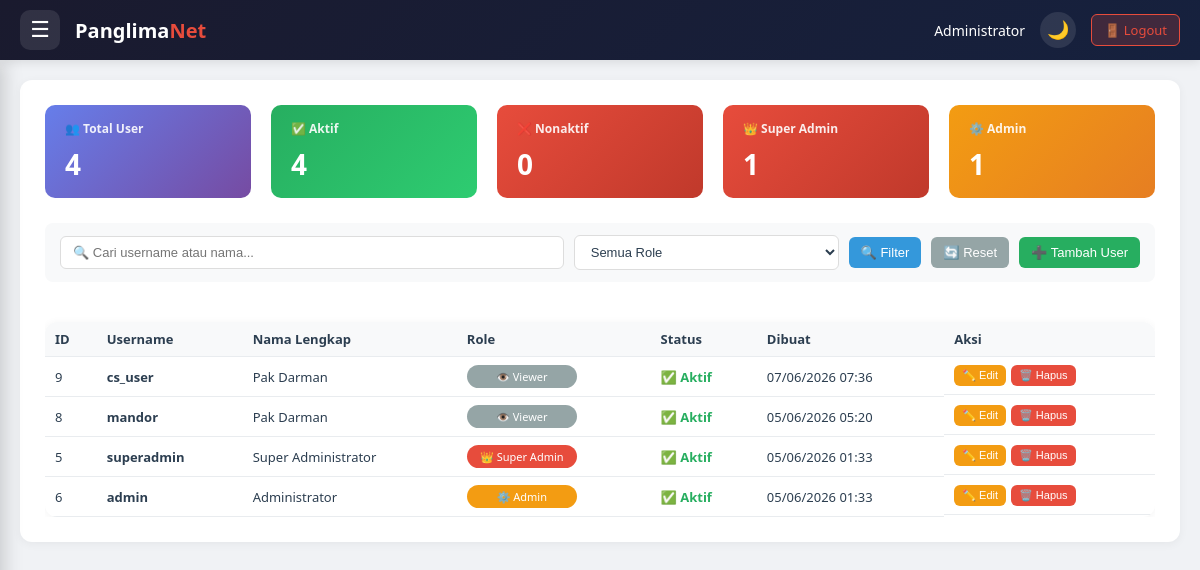
The app's page /index.php?page=manage_user (signed in) with its own data.
### tables this page shows
CREATE TABLE `users` (
  `id` int(11) NOT NULL,
  `username` varchar(50) NOT NULL,
  `password` varchar(255) NOT NULL,
  `full_name` varchar(100) NOT NULL,
  `role` varchar(50) NOT NULL,
  `is_active` tinyint(1) DEFAULT 1,
  `last_login` datetime DEFAULT NULL,
  `created_at` timestamp NOT NULL DEFAULT current_timestamp(),
  `updated_at` timestamp NOT NULL DEFAULT current_timestamp() ON UPDATE current_timestamp()
);

### index.php (called while the page is built, shortened)
<?php
include 'menu.php';
?>

### pages/manage_user.php (the view, shortened to what this page needs)
<?php
$page = isset($_GET['page_num']) ? max(1, intval($_GET['page_num'])) : 1;
$perPage = 10;
$offset = ($page - 1) * $perPage;
$search = isset($_GET['search']) ? trim($_GET['search']) : '';
$where = [];
$params = [];
$whereClause = $where ? "WHERE " . implode(" AND ", $where) : "";
$sql = "SELECT * FROM users $whereClause ORDER BY created_at DESC LIMIT $offset, $perPage";
$stmt = $pdo->prepare($sql);
$stmt->execute($params);
$users = $stmt->fetchAll(PDO::FETCH_ASSOC);
$stmtTotal = $pdo->query("SELECT COUNT(*) as total FROM users");
$totalUsers = $stmtTotal->fetch(PDO::FETCH_ASSOC)['total'];
$stats = [];
$statQuery = $pdo->query("SELECT role, COUNT(*) as count FROM users GROUP BY role");
while ($row = $statQuery->fetch(PDO::FETCH_ASSOC)) {
    $stats[$row['role']] = $row['count'];
}
$stmtActive = $pdo->query("SELECT COUNT(*) as total FROM users WHERE is_active = 1");
$activeUsers = $stmtActive->fetch(PDO::FETCH_ASSOC)['total'];
$stmtInactive = $pdo->query("SELECT COUNT(*) as total FROM users WHERE is_active = 0");
$inactiveUsers = $stmtInactive->fetch(PDO::FETCH_ASSOC)['total'];
?>
<!DOCTYPE html>
<html lang="id">
<head>
    <link rel="stylesheet" href="https://cdn.jsdelivr.net/npm/sweetalert2@11/dist/sweetalert2.min.css">
    <link rel="stylesheet" href="https://cdnjs.cloudflare.com/ajax/libs/font-awesome/6.4.0/css/all.min.css">
</head>
<body>
<div class="user-stats">
    <div class="stat-box">
        <h4>👥 Total User</h4>
        <div class="number"><?php echo number_format($totalUsers); ?></div>
    </div>
    <div class="stat-box" style="background: linear-gradient(135deg, #27ae60, #2ecc71);">
        <h4>✅ Aktif</h4>
        <div class="number"><?php echo number_format($activeUsers); ?></div>
    </div>
    <div class="stat-box" style="background: linear-gradient(135deg, #e74c3c, #c0392b);">
        <h4>❌ Nonaktif</h4>
        <div class="number"><?php echo number_format($inactiveUsers); ?></div>
    </div>
    <div class="stat-box" style="background: linear-gradient(135deg, #e74c3c, #c0392b);">
        <h4>👑 Super Admin</h4>
        <div class="number"><?php echo number_format($stats['super_admin'] ?? 0); ?></div>
    </div>
    <div class="stat-box" style="background: linear-gradient(135deg, #f39c12, #e67e22);">
        <h4>⚙️ Admin</h4>
        <div class="number"><?php echo number_format($stats['admin'] ?? 0); ?></div>
    </div>
</div>
<div class="filter-bar">
    <input type="text" id="searchInput" placeholder="🔍 Cari username atau nama..." value="<?php echo htmlspecialchars($search); ?>">
    <select id="roleFilter">
        <option value="">Semua Role</option>
    </select>
    <button class="btn-primary" onclick="applyFilter()">🔍 Filter</button>
    <button class="btn-secondary" onclick="resetFilter()">🔄 Reset</button>
    <button class="btn-success" onclick="openAddModal()">➕ Tambah User</button>
</div>
<div style="overflow-x: auto;">
    <table class="data-table">
        <thead>
            <tr>
                <th>ID</th>
                <th>Username</th>
                <th>Nama Lengkap</th>
                <th>Role</th>
                <th>Status</th>
                <th>Dibuat</th>
                <th>Aksi</th>
            </tr>
        </thead>
        <tbody>
            <?php if (count($users) > 0): ?>
                <?php foreach ($users as $user): ?>
                <tr id="user-row-<?php echo $user['id']; ?>">
                    <td><?php echo $user['id']; ?></td>
                    <td><strong><?php echo htmlspecialchars($user['username']); ?></strong></td>
                    <td><?php echo htmlspecialchars($user['full_name']); ?></td>
                    <td>
                        <span class="role-badge role-<?php echo $user['role']; ?>">
                            <?php
                            $role_labels = [
                                'super_admin' => '👑 Super Admin',
                                'admin' => '⚙️ Admin',
                                'cs' => '💬 CS User',
                                'viewer' => '👁️ Viewer'
                            ];
                            echo $role_labels[$user['role']] ?? $user['role'];
                            ?>
                        </span>
                    <td>
                        <span class="<?php echo ($user['is_active'] ?? 1) == 1 ? 'status-active' : 'status-inactive'; ?>">
                            <?php echo ($user['is_active'] ?? 1) == 1 ? '✅ Aktif' : '❌ Nonaktif'; ?>
                        </span>
                    <td><?php echo date('d/m/Y H:i', strtotime($user['created_at'])); ?></span>
                    <td class="action-buttons">
                        <button class="btn btn-warning btn-sm" onclick='editUser(<?php echo json_encode($user); ?>)'>✏️ Edit</button>
                        <button class="btn btn-danger btn-sm" onclick="confirmDelete(<?php echo $user['id']; ?>, '<?php echo htmlspecialchars($user['username']); ?>')">🗑️ Hapus</button>
                </tr>
                <?php endforeach; ?>
            <?php endif; ?>
        </tbody>
    </table>
</div>
</body>
</html>

### menu.php (style rules this page uses)
* { margin: 0; padding: 0; box-sizing: border-box; }
:root { --bg-body: #f0f2f5; --bg-header: linear-gradient(135deg, #1a1a2e 0%, #16213e 100%); --bg-menu: linear-gradient(180deg, #1a1a2e 0%, #16213e 100%); --bg-card: #ffffff; --text-primary: #2c3e50; --text-secondary: #666666; --border-color: #eeeeee; --table-header-bg: #f8f9fa; --table-row-hover: #f8f9fa; --btn-primary-bg: #3498db; --btn-primary-hover: #2980b9; --btn-danger-bg: #e74c3c; --btn-warning-bg: #f39c12; --modal-bg: #ffffff; --shadow-color: rgba(0,0,0,0.05); --menu-text: rgba(255,255,255,0.8); --menu-text-hover: white; --menu-active-bg: rgba(231,76,60,0.2); --header-text: white; }
body { font-family: 'Segoe UI', Tahoma, Geneva, Verdana, sans-serif; background: var(--bg-body); overflow-x: hidden; transition: background 0.3s ease; }
.data-table { width: 100%; border-collapse: collapse; margin-top: 20px; }
.data-table th, .data-table td { padding: 12px; text-align: left; border-bottom: 1px solid var(--border-color); color: var(--text-primary); }
.data-table th { background: var(--table-header-bg); font-weight: 600; color: var(--text-primary); }
.btn { padding: 8px 16px; border: none; border-radius: 6px; cursor: pointer; font-size: 13px; transition: all 0.3s; }
.btn-primary { background: var(--btn-primary-bg); color: white; }
.btn-danger { background: var(--btn-danger-bg); color: white; }
.btn-warning { background: var(--btn-warning-bg); color: white; }
.btn-sm { padding: 5px 10px; font-size: 12px; }
.filter-bar { margin-bottom: 20px; display: flex; gap: 10px; flex-wrap: wrap; }
.filter-bar input, .filter-bar select { padding: 10px; border: 1px solid var(--border-color); border-radius: 6px; flex: 1; min-width: 150px; background: var(--bg-card); color: var(--text-primary); }

### pages/manage_user.php (style rules this page uses)
* { box-sizing: border-box; }
.user-stats { display: grid; grid-template-columns: repeat(auto-fit, minmax(180px, 1fr)); gap: 20px; margin-bottom: 25px; }
.stat-box { background: linear-gradient(135deg, #667eea 0%, #764ba2 100%); color: white; padding: 15px 20px; border-radius: 10px; transition: transform 0.2s; }
.stat-box h4 { margin: 0 0 8px 0; font-size: 12px; opacity: 0.9; }
.stat-box .number { font-size: 28px; font-weight: bold; margin: 0; }
.filter-bar { display: flex; flex-wrap: wrap; gap: 10px; align-items: center; margin-bottom: 20px; background: #f8f9fa; padding: 12px 15px; border-radius: 8px; }
.filter-bar input, .filter-bar select, .filter-bar button { padding: 8px 12px; font-size: 13px; border-radius: 6px; border: 1px solid #ddd; }
.filter-bar input { flex: 2; min-width: 180px; }
.filter-bar .btn-primary { background: #3498db; color: white; border: none; cursor: pointer; }
.filter-bar .btn-secondary { background: #95a5a6; color: white; border: none; cursor: pointer; }
.filter-bar .btn-success { background: #27ae60; color: white; border: none; cursor: pointer; }
.data-table { width: 100%; border-collapse: collapse; background: white; border-radius: 12px; overflow: hidden; box-shadow: 0 1px 8px rgba(0,0,0,0.05); }
.data-table th, .data-table td { padding: 8px 10px; font-size: 13px; text-align: left; border-bottom: 1px solid #e9ecef; }
.data-table th { background: #f8f9fa; font-weight: 600; }
.action-buttons { display: flex; gap: 5px; flex-wrap: wrap; }
.role-badge { display: inline-block; padding: 4px 10px; border-radius: 20px; font-size: 11px; font-weight: 500; min-width: 110px; text-align: center; white-space: nowrap; }
.role-super_admin { background: #e74c3c; color: white; }
.role-admin { background: #f39c12; color: white; }
.role-viewer { background: #95a5a6; color: white; }
.status-active { color: #27ae60; font-weight: bold; }
.btn { padding: 6px 12px; border-radius: 6px; font-size: 12px; cursor: pointer; border: none; transition: all 0.2s; }
.btn-primary { background: #3498db; color: white; }
.btn-warning { background: #f39c12; color: white; }
.btn-danger { background: #e74c3c; color: white; }
.btn-sm { padding: 4px 8px; font-size: 11px; }

### records on screen
users: id "9", username "cs_user", full_name "Pak Darman", role "👁️ Viewer", is_active "✅ Aktif", created_at "07/06/2026 07:36"
users: id "8", username "mandor", full_name "Pak Darman", role "👁️ Viewer", is_active "✅ Aktif", created_at "05/06/2026 05:20"
users: id "5", username "superadmin", full_name "Super Administrator", role "👑 Super Admin", is_active "✅ Aktif", created_at "05/06/2026 01:33"
users: id "6", username "admin", full_name "Administrator", role "⚙️ Admin", is_active "✅ Aktif", created_at "05/06/2026 01:33"

### other values on screen
$_SESSION['full_name'] "Administrator"
$totalUsers "4"
$activeUsers "4"
$inactiveUsers "0"
$stats['super_admin'] "1"
$stats['admin'] "1"
